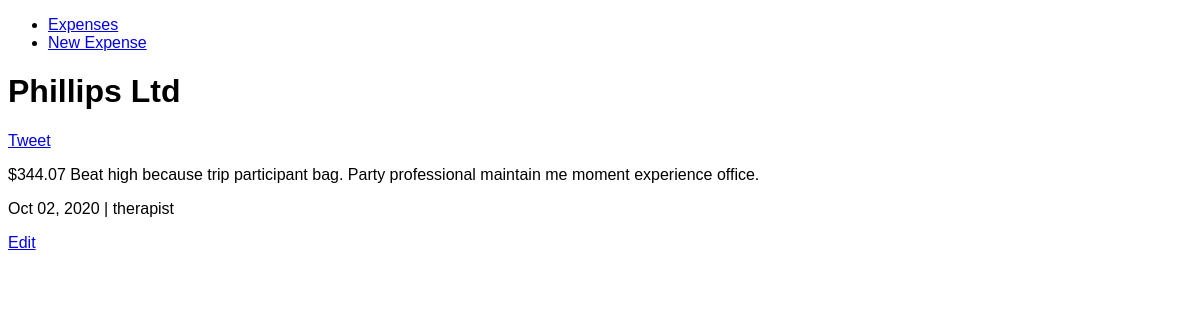
Page /expense/93 on the committed database.
### application.py (models this page shows)
class Expense(db.Model):
    __tablename__ = "expenses"
    id = db.Column(db.Integer, primary_key=True)
    item = db.Column(db.Unicode)
    amount = db.Column(db.Float)
    paid_to = db.Column(db.Unicode)
    category = db.Column(db.Unicode)
    date = db.Column(db.Date)
    description = db.Column(db.Unicode)

### application.py (the view)
@application.route("/expense/<int:id>")
def detail(id):
    expense = Expense.query.get(id)
    if not expense:
        return Response("Not found")
    return render_template("detail.html", expense=expense)

### templates/detail.html (shortened to what this page needs)
{% extends "layout.html" %}
{% block body %}
<h1>{{ expense.item }}</h1>
<a href="https://twitter.com/share" class="twitter-share-button" data-show-count="false">Tweet</a><script async src="//platform.twitter.com/widgets.js" charset="utf-8"></script>
<p>
    ${{ expense.amount | round(2) }} {{ expense.description }}
</p>
<p>
    {{ expense.date.strftime('%b %d, %Y') }} | {{ expense.category }}
</p>
<p><a href="{{ url_for('edit', id=expense.id) }}">Edit</a></p>
{% endblock %}

### static/style.css (style rules this page uses)
* { font-family: helvetica; }

### rows in the picture
Expense: item "Phillips Ltd", amount "344.07", description "Beat high because trip participant bag. Party professional maintain me moment experience office.", date "Oct 02, 2020", category "therapist"
